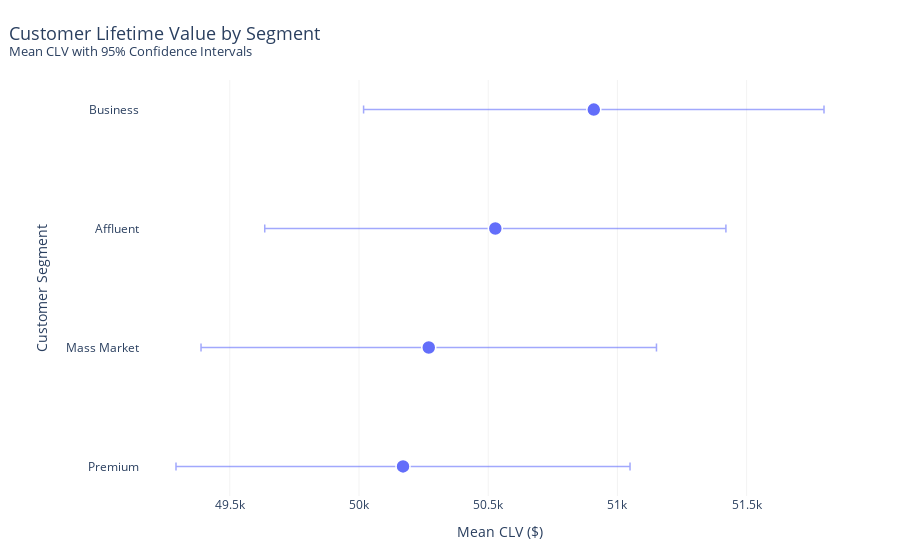

This figure's notebook cell:
### Markdown cell above
### Segment Comparision Error Bars

### Code cell
segment_comparison_error_bars_query = "SELECT * FROM gold.analytics_customer_segment_statistical_comparison"
segment_comparison_error_bars_df = fetch_data(segment_comparison_error_bars_query)

segment_comparison_error_bars_df = segment_comparison_error_bars_df.sort_values("mean_clv")

fig = go.Figure()

fig.add_trace(go.Scatter(
    y=segment_comparison_error_bars_df["customer_segment"],
    x=segment_comparison_error_bars_df["mean_clv"],
    error_x=dict(
        type="data",
        symmetric=False,
        array=segment_comparison_error_bars_df["clv_ci_upper"] - segment_comparison_error_bars_df["mean_clv"],
        arrayminus=segment_comparison_error_bars_df["mean_clv"] - segment_comparison_error_bars_df["clv_ci_lower"],
        thickness=1.5,
        width=4,
        color="rgba(99,110,250,0.6)"
    ),
    mode="markers",
    marker=dict(
        size=14,
        color="#636EFA",
        line=dict(width=1.5, color="white")
    ),
    name="Mean CLV",
    customdata=segment_comparison_error_bars_df[["clv_ci_lower", "clv_ci_upper", "sample_size"]],
    hovertemplate=(
        "<b>%{y}</b><br>"
        "Mean CLV: <b>$%{x:,.2f}</b><br>"
        "95% CI: $%{customdata[0]:,.2f} – $%{customdata[1]:,.2f}<br>"
        "Customers: %{customdata[2]:,}"
        "<extra></extra>"
    )
))

fig.update_layout(
    title=dict(
        text="Customer Lifetime Value by Segment<br><sup>Mean CLV with 95% Confidence Intervals</sup>",
        x=0.01,
        font=dict(size=18)
    ),
    xaxis=dict(
        title="Mean CLV ($)",
        showgrid=True,
        gridcolor="rgba(0,0,0,0.05)",
        zeroline=False
    ),
    yaxis=dict(
        title="Customer Segment",
        showgrid=False
    ),
    template="plotly_white",
    height=550,
    margin=dict(l=140, r=40, t=80, b=40),
)

fig.show()

### Figure 1 — Plotly figure (JSON) as saved in the notebook; plotly's stock layout.template omitted (floating-point values rounded to 4 significant figures)
{"data": [{"customdata": [[49290.0, 51050.0, 4059.0], [49390.0, 51150.0, 4039.0], [49640.0, 51420.0, 4033.0], [50020.0, 51800.0, 3981.0]], "error_x": {"array": [878.5, 881.2, 892.3, 890.8], "arrayminus": [878.5, 881.2, 892.3, 890.8], "color": "rgba(99,110,250,0.6)", "symmetric": false, "thickness": 1.5, "type": "data", "width": 4}, "hovertemplate": "<b>%{y}</b><br>Mean CLV: <b>$%{x:,.2f}</b><br>95% CI: $%{customdata[0]:,.2f} – $%{customdata[1]:,.2f}<br>Customers: %{customdata[2]:,}<extra></extra>", "marker": {"color": "#636EFA", "line": {"color": "white", "width": 1.5}, "size": 14}, "mode": "markers", "name": "Mean CLV", "type": "scatter", "x": [50170.0, 50270.0, 50530.0, 50910.0], "y": ["Premium", "Mass Market", "Affluent", "Business"]}], "layout": {"height": 550, "margin": {"b": 40, "l": 140, "r": 40, "t": 80}, "title": {"font": {"size": 18}, "text": "Customer Lifetime Value by Segment<br><sup>Mean CLV with 95% Confidence Intervals</sup>", "x": 0.01}, "xaxis": {"gridcolor": "rgba(0,0,0,0.05)", "showgrid": true, "title": {"text": "Mean CLV ($)"}, "zeroline": false}, "yaxis": {"showgrid": false, "title": {"text": "Customer Segment"}}}}
